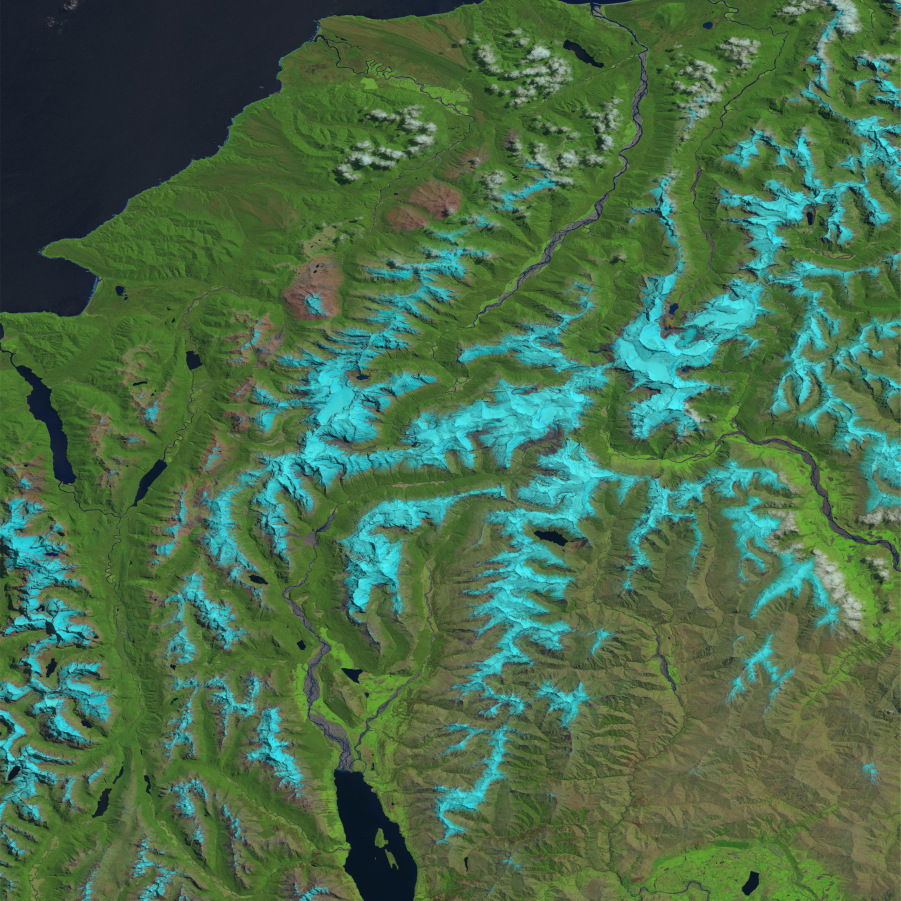
#> input picture data/true_colour_1.jpg, 3601 x 3601 px, given in place of LC08_L1TP_076091_20191111_20191115_01_T1.jpg, which was not available (shown at 1/4 size)
$ python resize.py
#> lines starting #> are read from the running program, lines starting #| are printed output that depends on the picture; pictures that were not available may be replaced by others from this repository, and a replacement may not be noted
from pathlib import Path
from PIL import Image

# Input images
target_size = (3601, 3601)
target_north = -43.9998611
target_east = 169.0001389
target_south = -45.0001389
target_west = 167.9998611

source_north = -43.54087
source_east = 169.80198
source_south = -45.67276
source_west = 166.82271

# Open the target file
source_file = "LC08_L1TP_076091_20191111_20191115_01_T1.jpg"
source_filepath = Path(__file__).absolute().parent.parent.joinpath("data", source_file)
save_file = 'true_colour_resized.jpg'
save_filepath = Path(__file__).absolute().parent.parent.joinpath('data', save_file)

im = Image.open(source_filepath)
#> im is the input picture: PIL image 3601x3601 RGB; mean R, G, B 72.5, 107.1, 73.3

# Find height and width of source
source_width, source_height = im.size
#> source_width = 3601; source_height = 3601
source_long = source_east - source_west
source_lat = source_north - source_south

# Find what portion of the height and width you should keep
crop_left = int(source_width * (target_west - source_west) / source_long)
#> crop_left = 1422
crop_right = int(source_width * (target_east - source_west) / source_long)
#> crop_right = 2631
crop_top = int(source_height * (source_north - target_north) / source_lat)
#> crop_top = 775
crop_bottom = int(source_height * (source_north - target_south) / source_lat)
#> crop_bottom = 2464

# Crop file
im = im.crop((crop_left, crop_top, crop_right, crop_bottom))
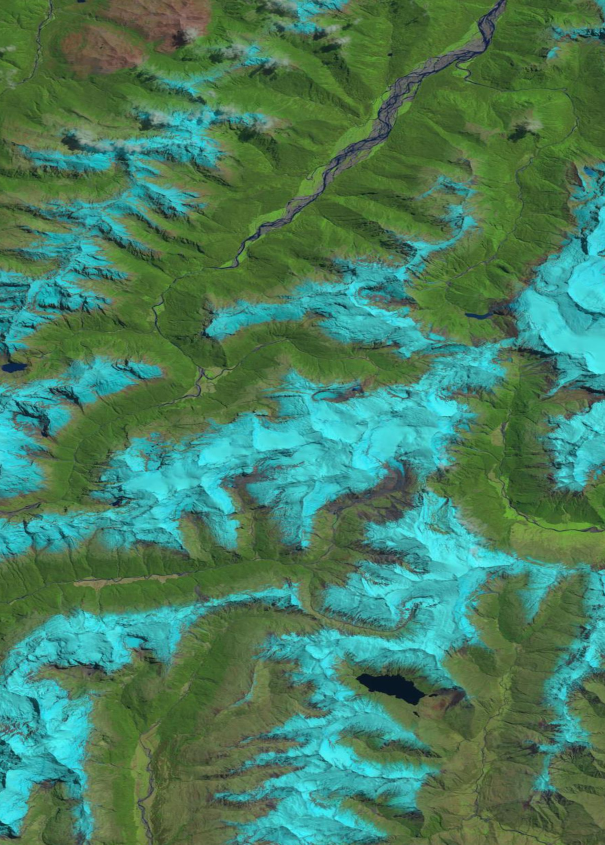
#> im: PIL image 1209x1689 RGB (shown at 1/2 size); mean R, G, B 71.7, 125.3, 95.2

# Resize cropped image to match other file
im = im.resize(target_size)
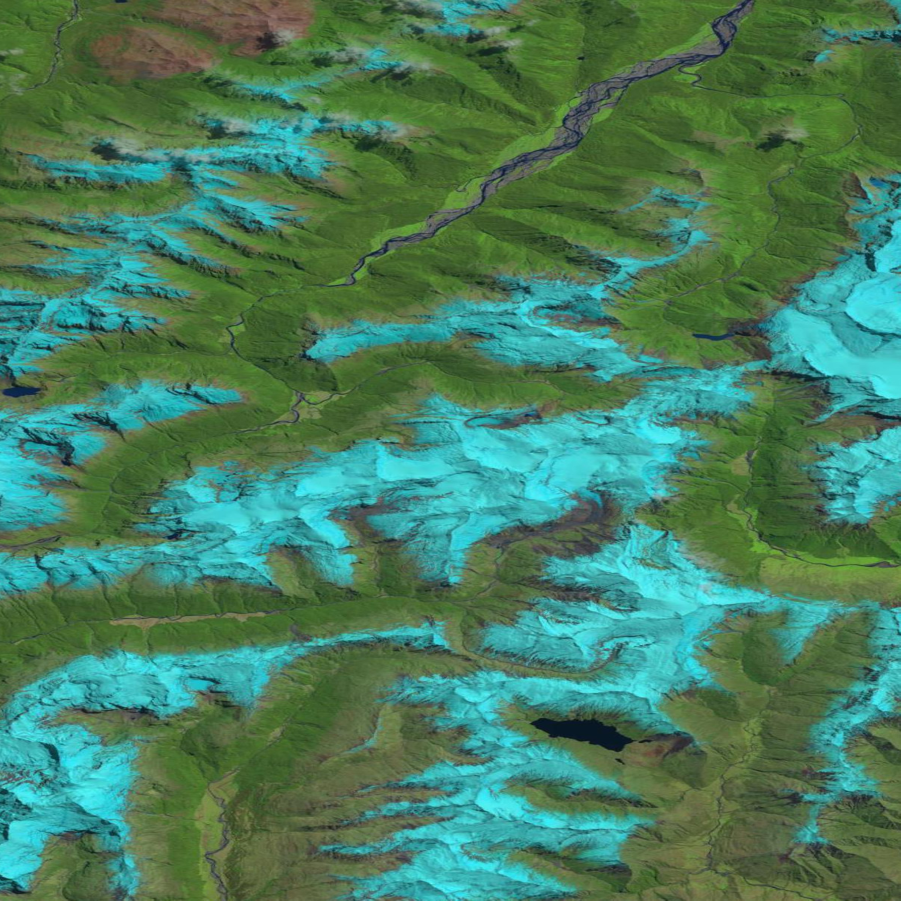
#> im: PIL image 3601x3601 RGB (shown at 1/4 size); mean R, G, B 71.7, 125.3, 95.2

print("Saving file")
im.save(save_filepath)

$ run again, on vis/img/true_colour_resized.jpg
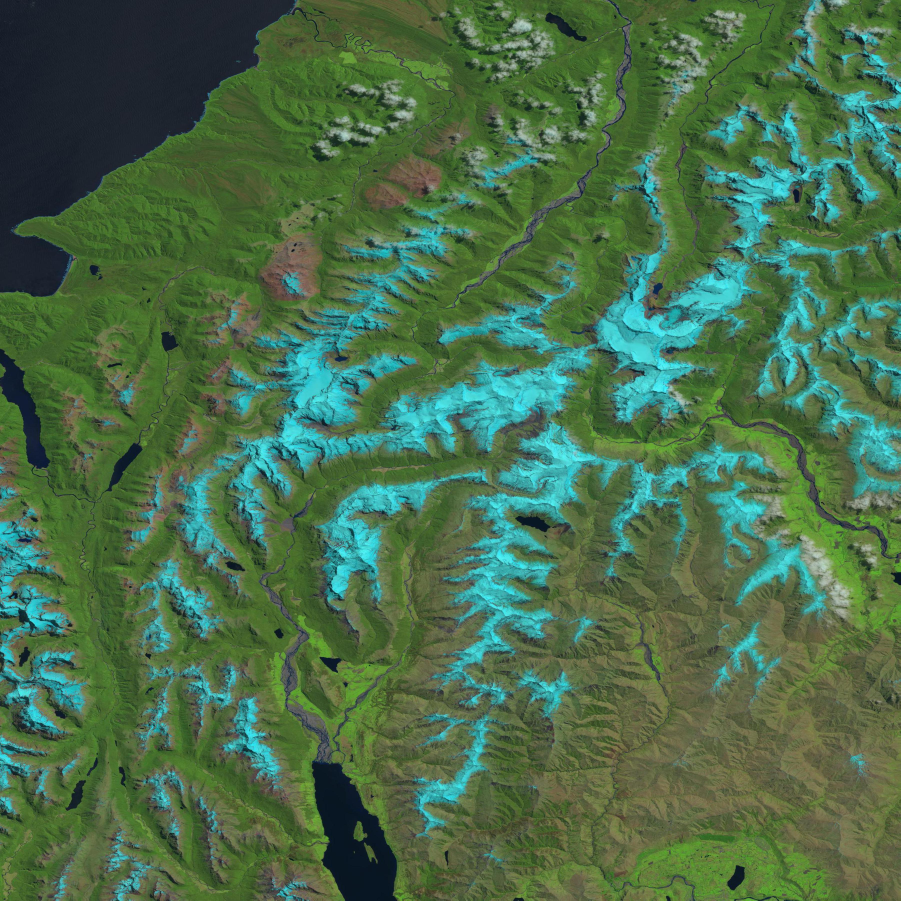
#> input picture vis/img/true_colour_resized.jpg, 3601 x 3601 px, given in place of LC08_L1TP_076091_20191111_20191115_01_T1.jpg, which was not available (shown at 1/4 size)
#> im is the input picture: PIL image 3601x3601 RGB; mean R, G, B 73.9, 109, 74.1
#> `im = im.crop((crop_left, crop_top, crop_right, crop_bottom))`:
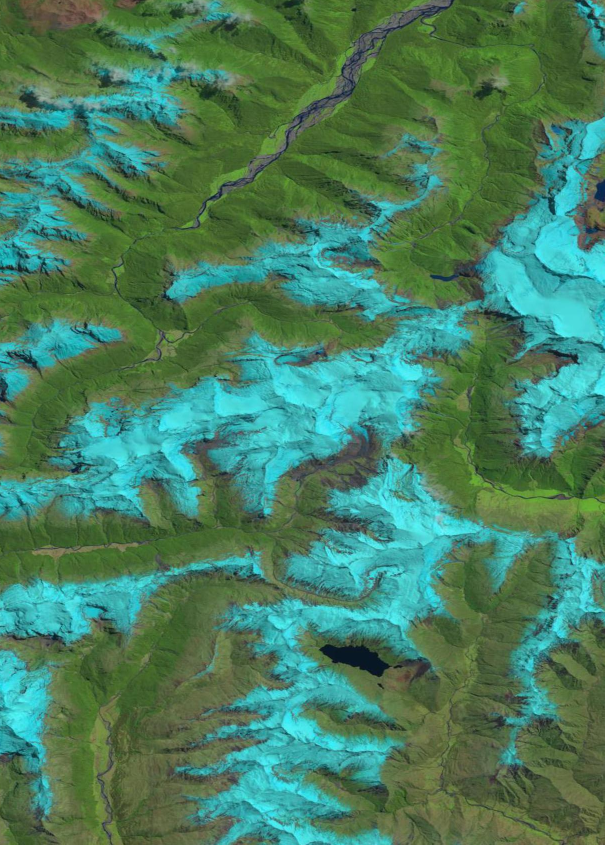
#> im: PIL image 1209x1689 RGB (shown at 1/2 size); mean R, G, B 72.1, 126.1, 96.5
#> `im = im.resize(target_size)`:
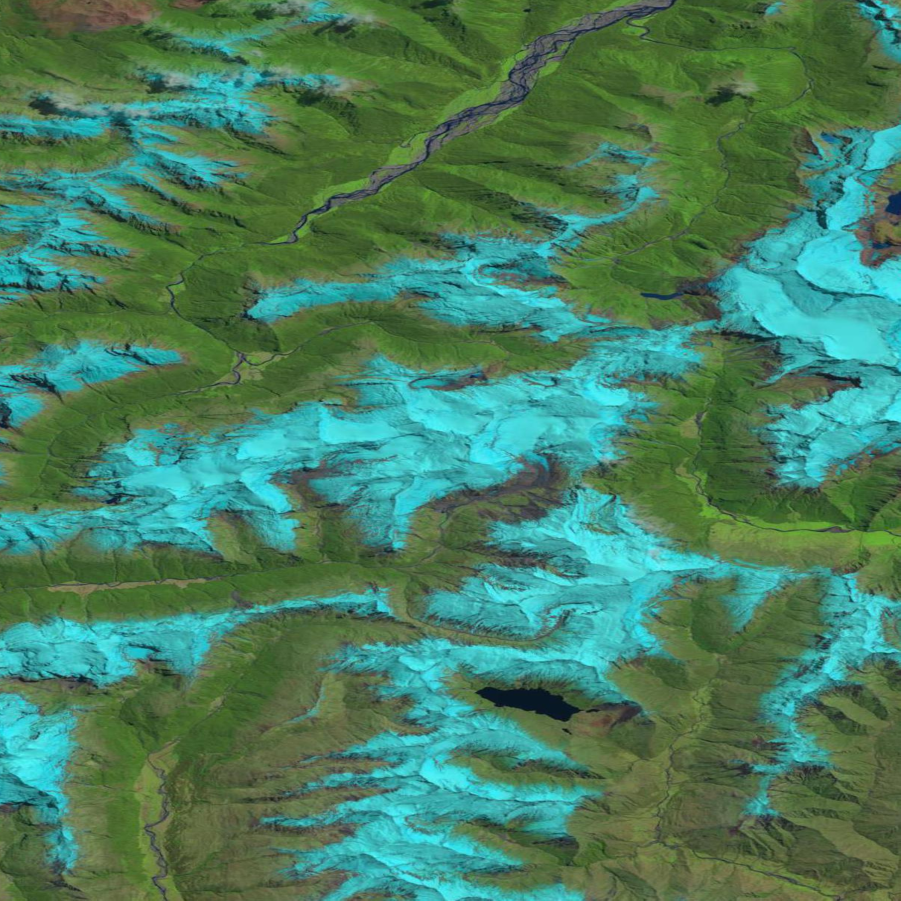
#> im: PIL image 3601x3601 RGB (shown at 1/4 size); mean R, G, B 72.1, 126.1, 96.5
